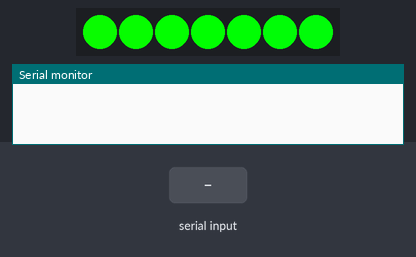
A sketch run on a simulated Arduino Uno, built with avr-gcc and run on an emulated ATmega328P. On the bench: 7 RGB LEDs in strip order, left to right, the last lines printed to the serial monitor. The inputs (shaded band) are chosen by the test bench. Dim RGB values are drawn brighter than linear.

Above: at 3.6 s.
3.7 s: "1" received over the second serial link
At 4.5 s:
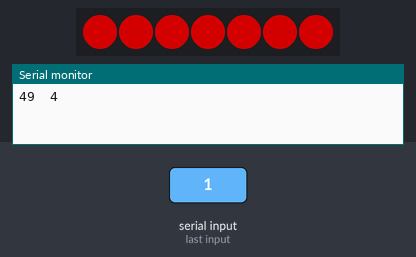
12.7 s: "v1\n" received over the second serial link
At 14.0 s:
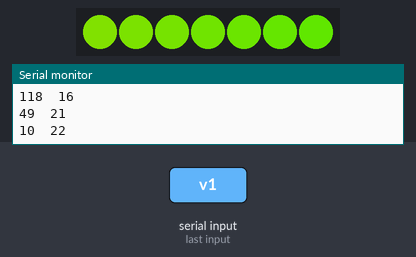
17.6 s: "0" received over the second serial link
At 18.36 s:
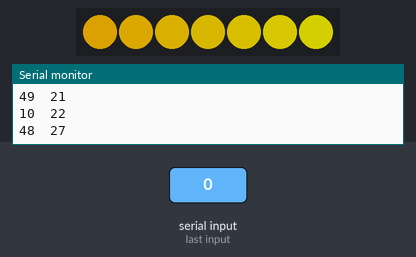
20.6 s: "2" received over the second serial link
At 21.99 s:
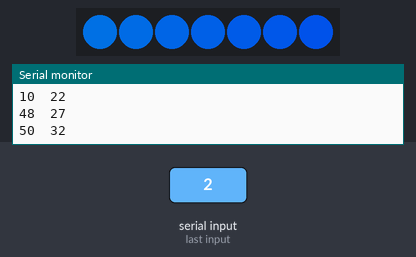
Timing chart, 0 to 40.8 s (numbered marks = the images above; inputs shaded):
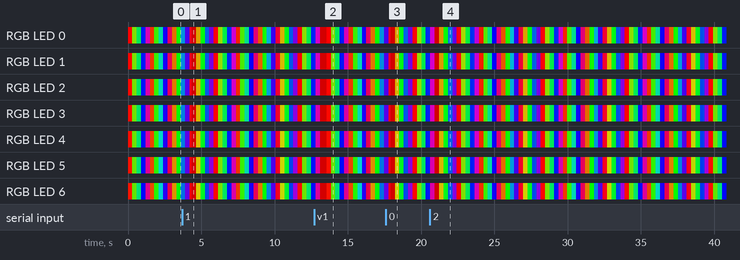

The sketch:

FinalRecieve.ino
```cpp
/*****************************************************************
XBee_Serial_Passthrough.ino

Set up a software serial port to pass data between an XBee Shield
and the serial monitor.

Hardware Hookup:
  The XBee Shield makes all of the connections you'll need
  between Arduino and XBee. If you have the shield make
  sure the SWITCH IS IN THE "DLINE" POSITION. That will connect
  the XBee's DOUT and DIN pins to Arduino pins 2 and 3.

*****************************************************************/

#include <Adafruit_NeoPixel.h>
#ifdef __AVR__
  #include <avr/power.h>
#endif

#define PIN 5

// Parameter 1 = number of pixels in strip
// Parameter 2 = Arduino pin number (most are valid)
// Parameter 3 = pixel type flags, add together as needed:
//   NEO_KHZ800  800 KHz bitstream (most NeoPixel products w/WS2812 LEDs)
//   NEO_KHZ400  400 KHz (classic 'v1' (not v2) FLORA pixels, WS2811 drivers)
//   NEO_GRB     Pixels are wired for GRB bitstream (most NeoPixel products)
//   NEO_RGB     Pixels are wired for RGB bitstream (v1 FLORA pixels, not v2)
//   NEO_RGBW    Pixels are wired for RGBW bitstream (NeoPixel RGBW products)
Adafruit_NeoPixel strip = Adafruit_NeoPixel(7, PIN, NEO_GRB + NEO_KHZ800);

// IMPORTANT: To reduce NeoPixel burnout risk, add 1000 uF capacitor across
// pixel power leads, add 300 - 500 Ohm resistor on first pixel's data input
// and minimize distance between Arduino and first pixel.  Avoid connecting
// on a live circuit...if you must, connect GND first.


// We'll use SoftwareSerial to communicate with the XBee:
#include <SoftwareSerial.h>
// XBee's DOUT (TX) is connected to pin 2 (Arduino's Software RX)
// XBee's DIN (RX) is connected to pin 3 (Arduino's Software TX)
SoftwareSerial XBee(14, 15); // RX, TX
const int numReadings = 10;
int readingsa[numReadings];      // the readings from the analog input
int readIndex = 0;              // the index of the current reading
int totala = 0;                  // the running total
int averagea = 0;                // the average


void setup()
{
  // Set up both ports at 9600 baud. This value is most important
  // for the XBee. Make sure the baud rate matches the config
  // setting of your XBee.
  XBee.begin(9600);
  Serial.begin(9600);
  for (int thisReading = 0; thisReading < numReadings; thisReading++) {
    readingsa[thisReading] = 0;
  }

  strip.begin();
  strip.show(); // Initialize all pixels to 'off'
}

void loop()
{
  /*if (Serial.available())
  { // If data comes in from serial monitor, send it out to XBee
    XBee.write(Serial.read());
  }*/

  if (XBee.available())
  { // If data comes in from XBee, send it out to serial monitor
   int dist = XBee.read();
   if (dist==244)
   {
   dist=500;

   }
    totala = totala - readingsa[readIndex];
  // read from the sensor:
  readingsa[readIndex] = dist;
  // add the reading to the total:
  totala = totala + readingsa[readIndex];
   // advance to the next position in the array:
  readIndex = readIndex + 1;

  // if we're at the end of the array...
  if (readIndex >= numReadings) {
    // ...wrap around to the beginning:
    readIndex = 0;
  }

  // calculate the average:
    averagea = totala / numReadings;
  //  averagey = totaly / numReadings;
    //averagez = totalz / numReadings;

  Serial.print(dist);
  Serial.print("\t");
  Serial.println(averagea);
  if (averagea>200)
  {
  colorWipe(strip.Color(127, 127, 127), 10); // White
  }
   /* else if (101<averagea<450){
     colorWipe(strip.Color(0, 127, 0), 10); // Green
    }
      else if (51<averagea<100){
      colorWipe(strip.Color(127, 127, 0), 10); // Yellow
  }
  */
        else if (averagea<200) {
  colorWipe(strip.Color(127, 0, 0), 10); // Red

  }
  delay(100);
    }
    else{
        rainbow(5);
    }
}


// Fill the dots one after the other with a color
void colorWipe(uint32_t c, uint8_t wait) {
  for(uint16_t i=0; i<strip.numPixels(); i++) {
    strip.setPixelColor(i, c);
    strip.show();
    delay(wait);
  }
}

void rainbow(uint8_t wait) {
  uint16_t i, j;

  for(j=0; j<256; j++) {
    for(i=0; i<strip.numPixels(); i++) {
      strip.setPixelColor(i, Wheel((i+j) & 255));
    }
    strip.show();
    delay(wait);
  }
}

//Theatre-style crawling lights.
void theaterChase(uint32_t c, uint8_t wait) {
  for (int j=0; j<10; j++) {  //do 10 cycles of chasing
    for (int q=0; q < 3; q++) {
      for (int i=0; i < strip.numPixels(); i=i+3) {
        strip.setPixelColor(i+q, c);    //turn every third pixel on
      }
      strip.show();

      delay(wait);

      for (int i=0; i < strip.numPixels(); i=i+3) {
        strip.setPixelColor(i+q, 0);        //turn every third pixel off
      }
    }
  }
}

uint32_t Wheel(byte WheelPos) {
  WheelPos = 255 - WheelPos;
  if(WheelPos < 85) {
    return strip.Color(255 - WheelPos * 3, 0, WheelPos * 3);
  }
  if(WheelPos < 170) {
    WheelPos -= 85;
    return strip.Color(0, WheelPos * 3, 255 - WheelPos * 3);
  }
  WheelPos -= 170;
  return strip.Color(WheelPos * 3, 255 - WheelPos * 3, 0);
}
```
